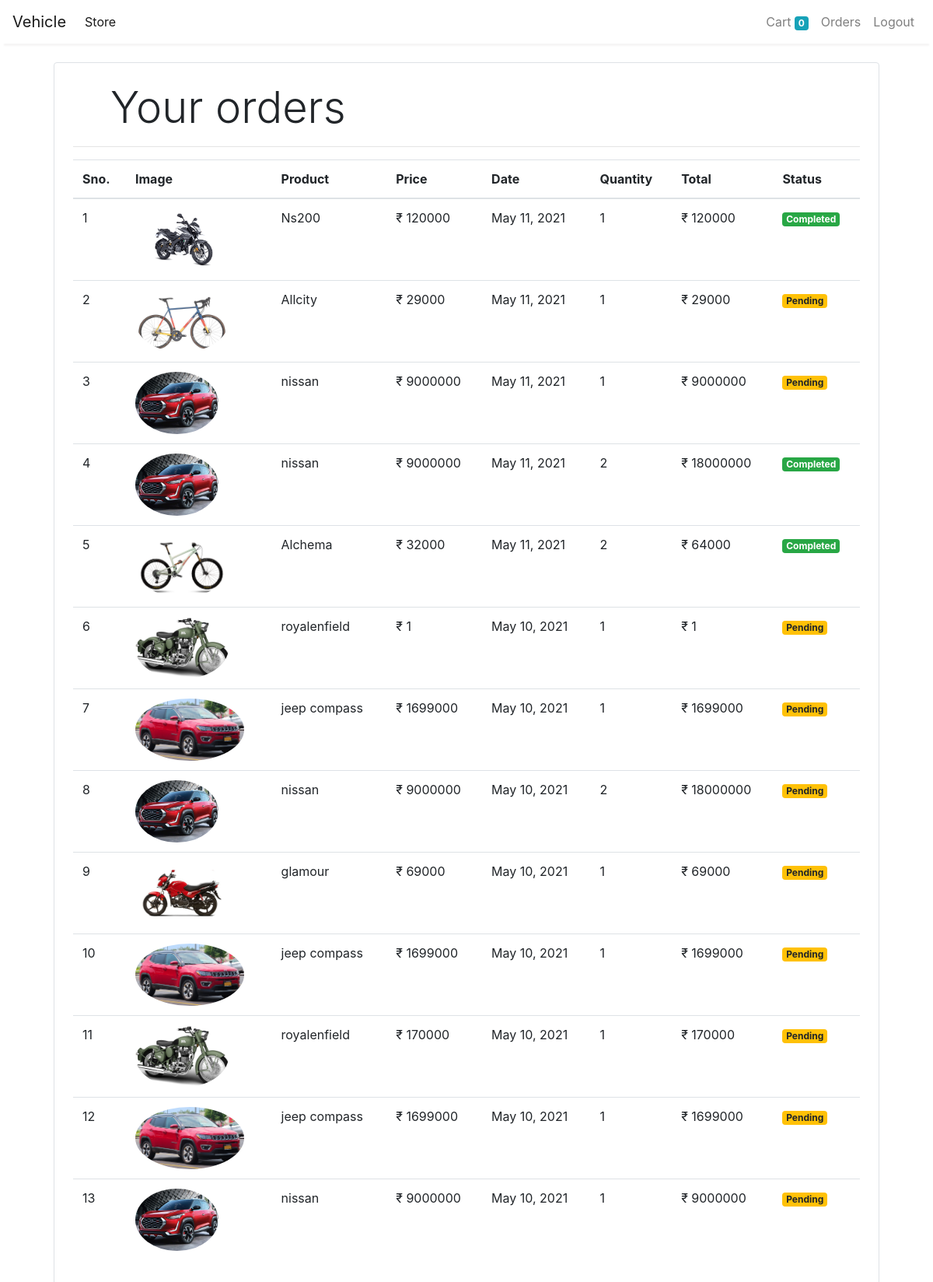
The page /orders (signed in) on the database its author committed.
### store/models/orders.py (models this page shows, shortened)
class Order(models.Model):
    product=models.ForeignKey(Product,on_delete=models.CASCADE)
    customer=models.ForeignKey(Customer,on_delete=models.CASCADE)
    quantity=models.IntegerField(default=1)
    price=models.IntegerField()
    address=models.CharField(max_length=200,default='',blank=True)
    phone=models.CharField(max_length=105,default='',blank=True)
    date=models.DateField(default=datetime.datetime.today)
    status=models.BooleanField(default=False)
    @staticmethod
    def get_orders_by_customer(customer_id):
        return Order\
            .objects\
            .filter(customer=customer_id).order_by('-date')

### store/models/product.py (models this page shows, shortened)
class Product(models.Model):
    name=models.CharField(max_length=100)
    price=models.IntegerField(default=0)
    category=models.ForeignKey(Category,on_delete=models.CASCADE,default=1)
    description=models.CharField(max_length=200,default='',null=True,blank=True)
    image=models.ImageField(upload_to='uploads/products/')

### store/middlewares/auth.py (the view)
    def middleware(request):
        print(request.session.get('customer'))
        returnUrl=request.META['PATH_INFO']
        print(request.META['PATH_INFO'])
        if not request.session.get('customer'):
            return redirect(f'login?return_url={returnUrl}')
        response = get_response(request)
        return response

### store/templatetags/custom_filter.py (called while the page is built)
@register.filter(name='currency')
def currency(number):
    return "₹ "+str(number)

@register.filter(name='multiply')
def currency(number,number1):
    return number * number1

### store/views/orders.py (called while the page is built)
    def get(self,request):
        customer=request.session.get('customer')
        orders=Order.get_orders_by_customer(customer)
        print(orders)
        return render(request,'orders.html',{'orders':orders})

### store/templates/orders.html (shortened to what this page needs)
{% extends 'base.html' %}
 {% block content %}
 {% load cart %}
 {% load custom_filter %}
<div class="container">
  <div class="border rounded p-4 m-4">
     <p class="display-4 pl-4 ml-4">Your orders</p>
    <hr>
       <table class="table">
           <thead>
               <tr>
                   <th>Sno.</th>
                   <th>Image</th>
                   <th>Product</th>
                   <th>Price</th>
                   <th>Date</th>
                   <th>Quantity</th>
                   <th>Total</th>
                   <th>Status</th>
               </tr>
           </thead>
           <tbody>
               {% for order in orders %}
               <tr>
                   <td>{{forloop.counter}}</td>
                   <td><img style="height:80px;" class="rounded-circle" src="{{order.product.image.url}}"></td>
                   <td>{{order.product.name}}</td>
                   <td>{{order.price|currency}}</td>
                   <td>{{order.date}}</td>
                   <td>{{order.quantity}}</td>
                   <td>{{order.quantity|multiply:order.price|currency}}</td>
                   {% if order.status %}
                   <td><small class="badge badge-success">Completed</small></td>
                   {% else %}
                   <td><small class="badge badge-warning">Pending</small></td>
                    {% endif %}
               </tr>
               {% endfor %}
           </tbody>
       </table>
  </div>
</div>
 {% endblock %}

### rows shown on the page
Order: product.image (picture), product.name "Ns200", price "₹ 120000", date "May 11, 2021", quantity "1", quantity|multiply "₹ 120000", status "Completed"
Order: product.image (picture), product.name "Allcity", price "₹ 29000", date "May 11, 2021", quantity "1", quantity|multiply "₹ 29000", status "Pending"
Order: product.image (picture), product.name "nissan", price "₹ 9000000", date "May 11, 2021", quantity "1", quantity|multiply "₹ 9000000", status "Pending"
Order: product.image (picture), product.name "nissan", price "₹ 9000000", date "May 11, 2021", quantity "2", quantity|multiply "₹ 18000000", status "Completed"
Order: product.image (picture), product.name "Alchema", price "₹ 32000", date "May 11, 2021", quantity "2", quantity|multiply "₹ 64000", status "Completed"
Order: product.image (picture), product.name "royalenfield", price "₹ 1", date "May 10, 2021", quantity "1", quantity|multiply "₹ 1", status "Pending"
Order: product.image (picture), product.name "jeep compass", price "₹ 1699000", date "May 10, 2021", quantity "1", quantity|multiply "₹ 1699000", status "Pending"
Order: product.image (picture), product.name "nissan", price "₹ 9000000", date "May 10, 2021", quantity "2", quantity|multiply "₹ 18000000", status "Pending"
Order: product.image (picture), product.name "glamour", price "₹ 69000", date "May 10, 2021", quantity "1", quantity|multiply "₹ 69000", status "Pending"
Order: product.image (picture), product.name "jeep compass", price "₹ 1699000", date "May 10, 2021", quantity "1", quantity|multiply "₹ 1699000", status "Pending"
Order: product.image (picture), product.name "royalenfield", price "₹ 170000", date "May 10, 2021", quantity "1", quantity|multiply "₹ 170000", status "Pending"
Order: product.image (picture), product.name "jeep compass", price "₹ 1699000", date "May 10, 2021", quantity "1", quantity|multiply "₹ 1699000", status "Pending"
Order: product.image (picture), product.name "nissan", price "₹ 9000000", date "May 10, 2021", quantity "1", quantity|multiply "₹ 9000000", status "Pending"

### other values the page prints
{{ request.session.cart.keys|length }} "0"
